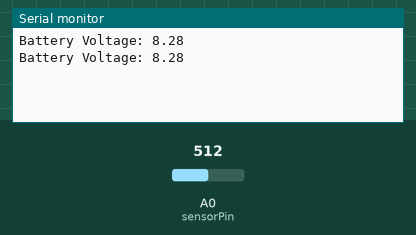
The sketch below on a simulated Arduino Uno, built with avr-gcc and run on an emulated ATmega328P. Shown: the last lines printed to the serial monitor. Inputs (shaded band) come from the test bench; at power-on: A0 (sensorPin) = 512.

Above: at 1.8 s.
1.9 s: A0 (sensorPin) set to 716
At 2.8 s:
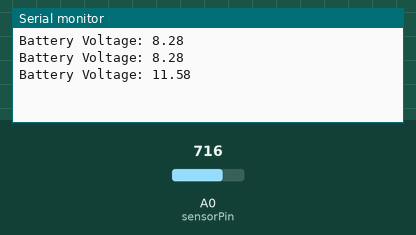
3.4 s: A0 (sensorPin) set to 900
At 4.8 s:
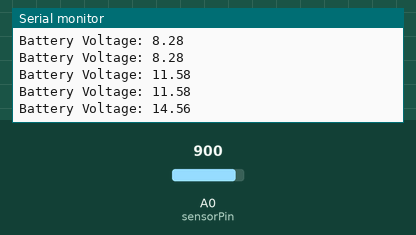
Timing chart, 0 to 6.4 s (numbered marks = the images above; inputs shaded):
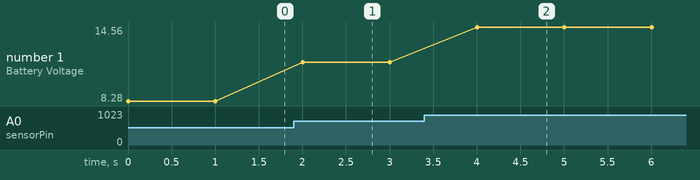

The sketch:

properVolt_feb22a.ino
```cpp
const int sensorPin = A0;

float calibrationFactor = 3.31;

void setup() {
    Serial.begin(9600);
}

void loop() {

    int rawValue = analogRead(sensorPin);

    float a0Voltage =
        rawValue * (5.0 / 1023.0);

    float batteryVoltage =
        a0Voltage * calibrationFactor;

    Serial.print("Battery Voltage: ");
    Serial.println(batteryVoltage, 2);

    delay(1000);
}
```

Measured:
- after the input at 1.9 s, the serial monitor: prints a new line after 0.10 s (image 1)
- after the input at 3.4 s, the serial monitor: prints a new line after 0.60 s (image 2)
- plotted number 1: 8.28 → 11.58 after the input at 1.9 s, 11.58 → 14.56 after the input at 3.4 s
